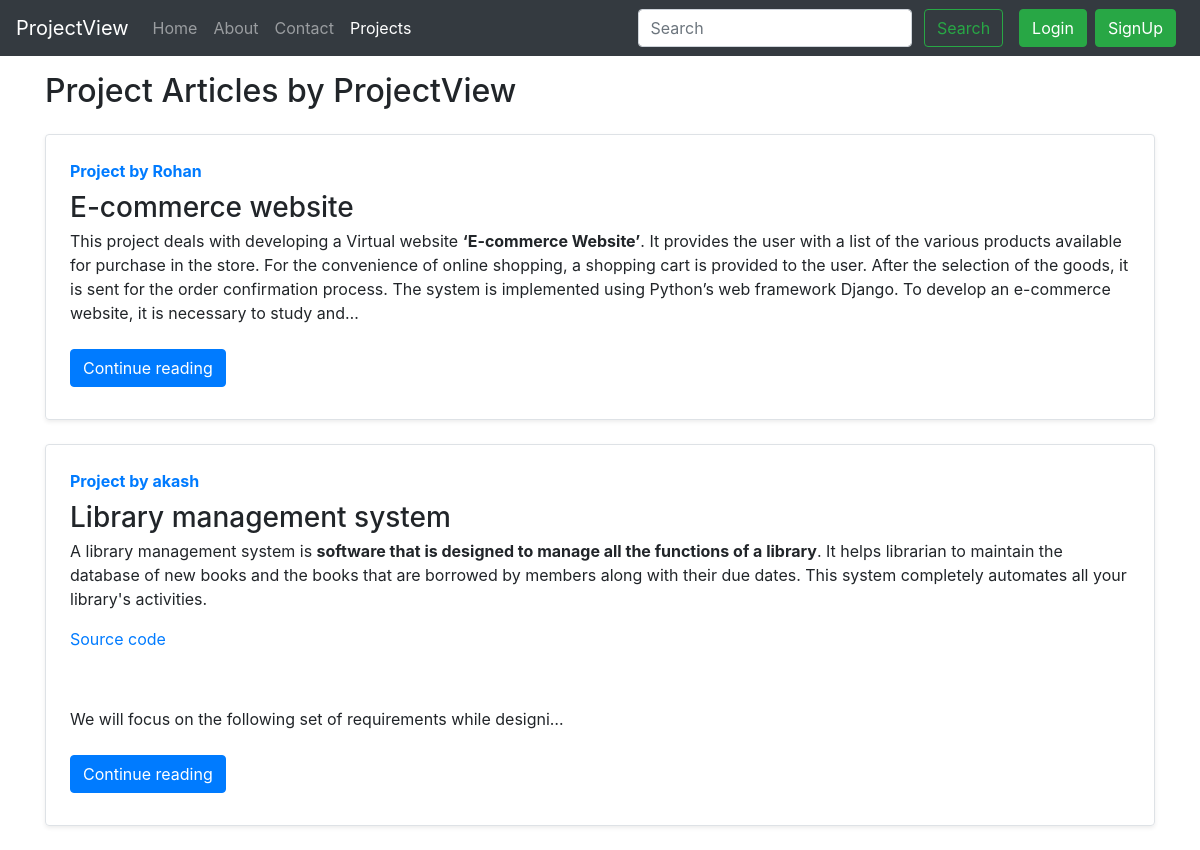
The app's page /project/ with its own data.
### project/models.py (models this page shows, shortened)
class Post(models.Model):
    sno=models.AutoField(primary_key=True)
    title=models.CharField(max_length=255)
    project_by=models.CharField(max_length=14)
    slug=models.CharField(max_length=130)
    timeStamp=models.DateTimeField(blank=True)
    content= RichTextField(blank=True, null=True)

### project/views.py (the view)
# urls.py: path('', views.projectHome, name="projectHome"),
def projectHome(request):
    allPosts= Post.objects.all()
    context={'allPosts': allPosts}
    return render(request, "project/projectHome.html", context)

### templates/project/projectHome.html (shortened to what this page needs)
{% extends 'base.html' %}
{% block blogactive %} active {% endblock blogactive %}
{% block body %}
<div class="container my-3">
    <h2>Project Articles by ProjectView</h2>
    {% for post in allPosts  %}
    <div class="row no-gutters border rounded overflow-hidden flex-md-row mb-4 shadow-sm h-md-250 my-4 position-relative">
        <div class="col p-4 d-flex flex-column position-static">
            <strong class="d-inline-block mb-2 text-primary">Project  by {{post.project_by}}</strong>
            <h3 class="mb-0">{{post.title}}</h3>
            <p class="card-text mb-auto">{{post.content|safe| truncatechars:500}}</p>
            <div class="my-2">
            	<a href="/project/{{post.slug}}" role="button" class="btn btn-primary">Continue reading</a>
            </div>
        </div>
        </div>
        {% endfor %}
    </div>
 {% endblock %}

### templates/base.html (shortened to what this page needs)
<!doctype html>
<html lang="en">
  <head>
    <link rel="stylesheet" href="https://stackpath.bootstrapcdn.com/bootstrap/4.5.2/css/bootstrap.min.css">
  </head>
  <body>
    <nav class="navbar navbar-expand-lg navbar-dark bg-dark">
        <a class="navbar-brand" href="/">ProjectView</a>
        <div class="collapse navbar-collapse" id="navbarSupportedContent">
          <ul class="navbar-nav mr-auto">
            <li class="nav-item {% block homeactive %}  {% endblock homeactive %}">
              <a class="nav-link" href="/">Home <span class="sr-only">(current)</span></a>
            </li>
            <li class="nav-item {% block aboutactive %}  {% endblock aboutactive %}" >
              <a class="nav-link" href="/about">About</a>
            </li>
            <li class="nav-item {% block contactactive %}  {% endblock contactactive %} ">
              <a class="nav-link" href="/contact">Contact</a>
            </li>
            <li class="nav-item {% block blogactive %}  {% endblock blogactive %} ">
              <a class="nav-link" href="/project">Projects</a>
            </li>
          </ul>
          <div class="ml-auto form-inline ">
          <form method="get" action="/search"class="my-2 my-lg-0 mx-3">
            <input class="form-control mr-sm-2" type="search" placeholder="Search" aria-label="Search" name="query" id="query">
            <button class="btn btn-outline-success my-2 my-sm-0 " type="submit">Search</button>
          </form>
{% if user.is_authenticated %}
<ul class="navbar-nav mr-2">
<li class="nav-item dropdown">
<a class="nav-link dropdown-toggle" href='#' id="navbarDropdown" role="button" data-toggle="dropdown"> Welcome {{request.user}}</a>
<div class="dropdown-menu" aria-labelledby="navbarDropdown">
          <a class="dropdown-item" href="/logout">Logout</a>
        </div>
      </li>
      </ul>
      </div>
{% else %}
<button type="button" class="btn btn-success mr-2" data-toggle="modal" data-target="#loginModal">
Login
</button>
<button type="button" class="btn btn-success mr-2" data-toggle="modal" data-target="#signupModal">
SignUp
</button>
{% endif %}
        </div>
      </nav>
      {% block body %}  {% endblock body %}
  </body>
</html>

### records on screen
Post: project_by "Rohan", title "E-commerce website", content "This project deals with developing a Virtual website ‘E-commerce Website’ . It provides the user with a list of the various products available for purchase in the store. For the convenience of online shopping, a shopping cart is provided to the user. After the selection of the goods, it is sent for the order confirmation process. The system is implemented using Python’s web framework Django. To develop an e-commerce website, it is necessary to study and…"
Post: project_by "akash", title "Library management system", content "A library management system is software that is designed to manage all the functions of a library . It helps librarian to maintain the database of new books and the books that are borrowed by members along with their due dates. This system completely automates all your library's activities. Source code We will focus on the following set of requirements while designi…"
